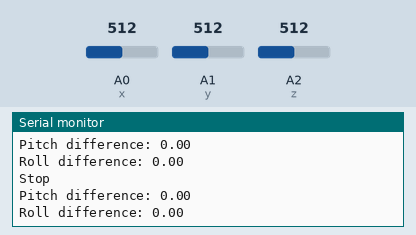
Bench run of a sketch on a simulated Arduino Uno, built with avr-gcc and run on an emulated ATmega328P. Shown: the last lines printed to the serial monitor. Inputs (shaded band) come from the test bench; at power-on: A0 (x) = 512, A2 (z) = 512, A1 (y) = 512. No radio packets arrive unless stated.

Above: at 1.3 s.
1.4 s: A0 (x) set to 716
At 2.2 s:
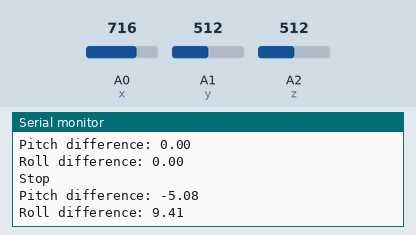
4.3 s: A2 (z) set to 306
At 5.0 s:
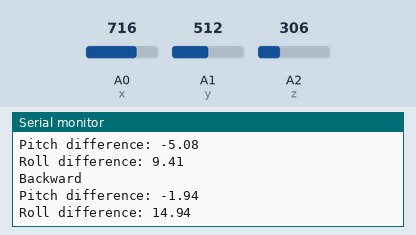
7.1 s: A1 (y) set to 716
At 7.8 s:
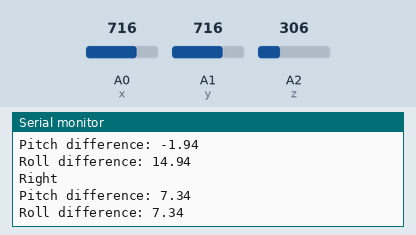
9.9 s: A0 (x) set to 900
At 10.6 s:
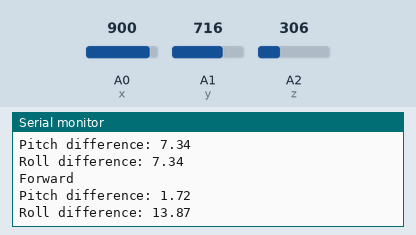
11.4 s: A1 (y) set to 900
At 11.4 s:
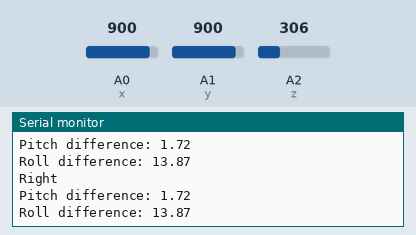
12.9 s: A2 (z) set to 122
At 13.4 s:
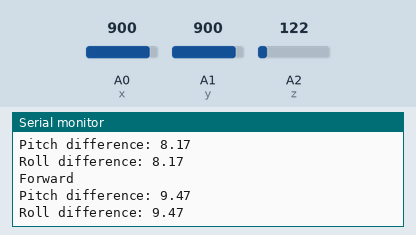
Timing chart, 0 to 15.4 s (numbered marks = the images above; inputs shaded):
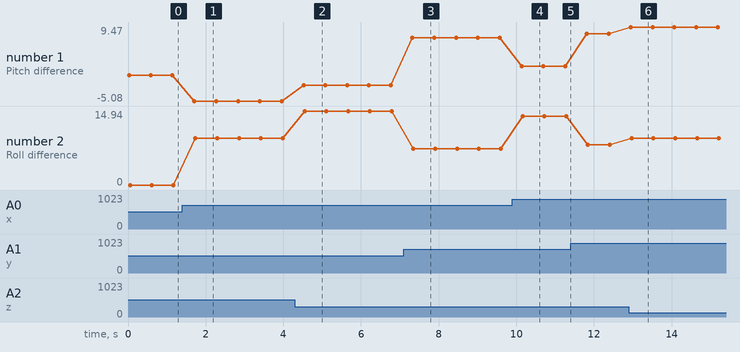

Measured:
- after the input at 1.4 s, the serial monitor: prints a new line after 0.31 s (image 1)
- after the input at 4.3 s, the serial monitor: prints a new line after 0.22 s (image 2)
- after the input at 7.1 s, the serial monitor: prints a new line after 0.23 s (image 3)
- after the input at 9.9 s, the serial monitor: prints a new line after 0.24 s (image 4)
- after the input at 12.9 s, the serial monitor: prints a new line after 0.05 s (image 6)
- plotted number 1: 0 → -5.08 after the input at 1.4 s, -5.08 → -1.94 after the input at 4.3 s, -1.94 → 7.34 after the input at 7.1 s, 7.34 → 1.72 after the input at 9.9 s, 1.72 → 8.17 after the input at 11.4 s
- plotted number 2: 0 → 9.41 after the input at 1.4 s, 9.41 → 14.94 after the input at 4.3 s, 14.94 → 7.34 after the input at 7.1 s, 7.34 → 13.87 after the input at 9.9 s, 13.87 → 8.17 after the input at 11.4 s

The sketch:

Hand_Gesture_TX.ino
```cpp
#include <VirtualWire.h>
#include <math.h>

#define x A0  // Accelerometer X-axis pin
#define y A1  // Accelerometer Y-axis pin
#define z A2  // Accelerometer Z-axis pin

char *data;

float x_val, y_val, z_val;
float pitch, roll;
float initial_pitch, initial_roll;
bool is_initialized = false;  // Flag to check if initial values are captured

void setup()
{
  vw_set_tx_pin(12);
  vw_setup(2000);
  pinMode(x, INPUT);
  pinMode(y, INPUT);
  pinMode(z, INPUT);
  Serial.begin(9600);
}

void loop()
{
  // Read accelerometer values from analog pins
  x_val = analogRead(x);
  y_val = analogRead(y);
  z_val = analogRead(z);

  // Calculate pitch and roll based on accelerometer data
  pitch = atan2(y_val, sqrt(x_val * x_val + z_val * z_val)) * 180 / PI;
  roll = atan2(x_val, sqrt(y_val * y_val + z_val * z_val)) * 180 / PI;

  // Initialize the reference values for pitch and roll on first iteration
  if (!is_initialized) {
    initial_pitch = pitch;
    initial_roll = roll;
    is_initialized = true;
    Serial.println("Initial pitch and roll captured");
  }

  // Calculate differences from initial position
  float pitch_difference = pitch - initial_pitch;
  float roll_difference = roll - initial_roll;

  // Print pitch and roll for debugging
  Serial.print("Pitch difference: ");
  Serial.println(pitch_difference);
  Serial.print("Roll difference: ");
  Serial.println(roll_difference);

  // Define inclination threshold for movement compared to initial position
  if (pitch_difference >= 4)  // Tilt forward relative to initial position
  {
    data = "f";
    vw_send((uint8_t *)data, strlen(data));
    vw_wait_tx();
    delay(500);
    Serial.println("Forward");
  }
  else if (pitch_difference <= -4)  // Tilt backward relative to initial position
  {
    data = "b";
    vw_send((uint8_t *)data, strlen(data));
    vw_wait_tx();
    delay(500);
    Serial.println("Backward");
  }
  else if (roll_difference >= 4)  // Tilt right relative to initial position
  {
    data = "r";
    vw_send((uint8_t *)data, strlen(data));
    vw_wait_tx();
    delay(500);
    Serial.println("Right");
  }
  else if (roll_difference <= -4)  // Tilt left relative to initial position
  {
    data = "l";
    vw_send((uint8_t *)data, strlen(data));
    vw_wait_tx();
    delay(500);
    Serial.println("Left");
  }
  else  // No significant tilt, stop
  {
    data = "s";
    vw_send((uint8_t *)data, strlen(data));
    vw_wait_tx();
    delay(500);
    Serial.println("Stop");
  }
}
```
